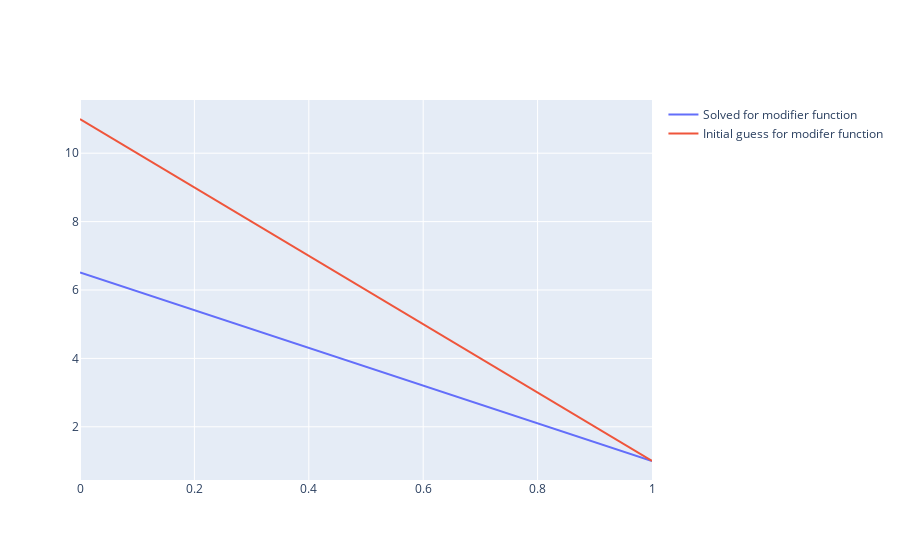

Notebook code for this chart:
### Code cell
# plot up the linear modifier function

import plotly.graph_objects as go
x = np.linspace(0, 1, 100)
fig = go.Figure()

fig.add_trace(go.Scatter(x=x, y=Y(z,x),
                    mode='lines',
                    name='Solved for modifier function'))
fig.add_trace(go.Scatter(x=x, y=Y(z_guess,x),
                    mode='lines',
                    name='Initial guess for modifer function'))

fig.show()
